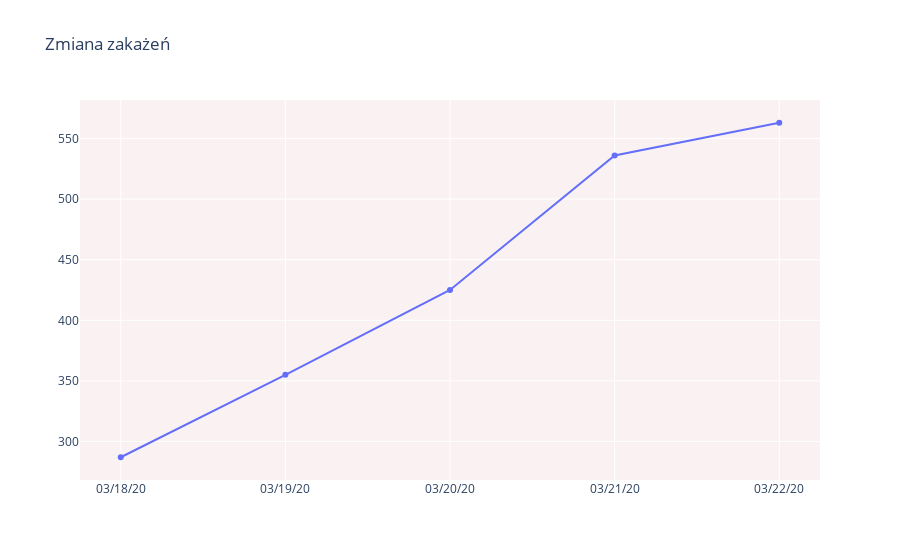

Notebook cell for this chart:
### Code cell
lis1 = [sum(data['03/18/20']),
        sum(data['03/19/20']),
        sum(data['03/20/20']),
        sum(data['03/21/20']),
        sum(data['03/22/20'])]
fig = go.Figure()
fig.add_trace(go.Scatter(x=time, y=lis1,mode='lines+markers',name='Wszystkie przypadki'))
fig.update_layout(title_text='Zmiana zakażeń',plot_bgcolor='rgb(250, 242, 242)')

fig.show()

### Figure 1 — Plotly figure (JSON) as saved in the notebook; plotly's stock layout.template omitted (floating-point values rounded to 4 significant figures)
{"data": [{"mode": "lines+markers", "name": "Wszystkie przypadki", "type": "scatter", "x": ["03/18/20", "03/19/20", "03/20/20", "03/21/20", "03/22/20"], "y": [287, 355, 425, 536, 563]}], "layout": {"plot_bgcolor": "rgb(250, 242, 242)", "title": {"text": "Zmiana zakażeń"}}}
